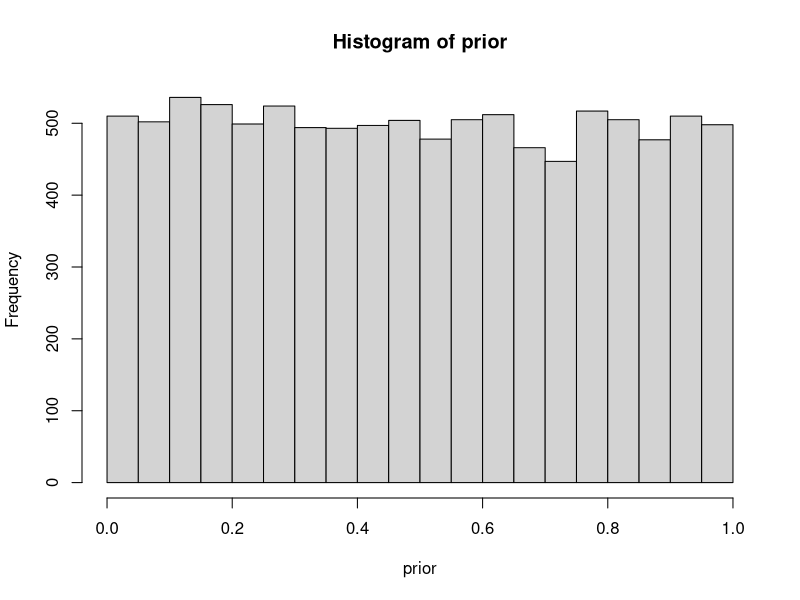
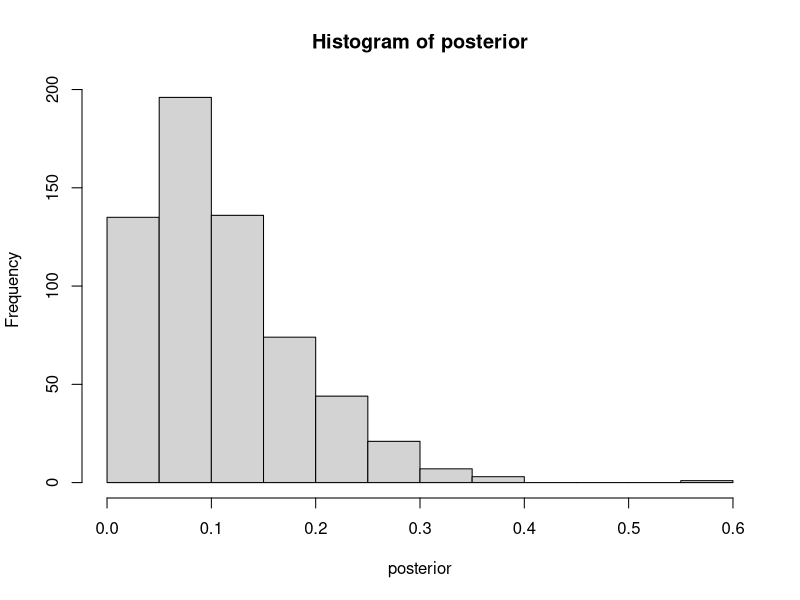

Recreate these plots in R, in order.
"
Question I) Build a Bayesian model that answers the question: 
What would the rate of sign-up be if method A was used on a larger number of people?
source: http://www.sumsar.net/files/posts/2017-bayesian-tutorial-exercises/modeling_exercise1.html
"

# Number of random draws from the prior
n_draws <- 10000

prior <- runif(n_draws, min = 0, max = 1)# Here you sample n_draws draws from the prior  
hist(prior) # It's always good to eyeball the prior to make sure it looks ok.

# Here you define the generative model
generative_model <- function(prob_of_success){
  success <-  1
  trials <-  16
  subscribers <- rbinom(n=success, size=trials, prob=prob_of_success)
  print(subscribers)
}

# Here you simulate data using the parameters from the prior and the 
# generative model
sim_data <- rep(0, n_draws)
for(i in 1:n_draws) {
  sim_data[i] <-  generative_model(prior[i])
}

observed_data = 1

# Here you filter off all draws that do not match the data.
posterior <- prior[sim_data == observed_data] 

hist(posterior) # Eyeball the posterior
length(posterior) # See that we got enought draws left after the filtering.
# There are no rules here, but you probably want to aim
# for >1000 draws.

# Now you can summarize the posterior, where a common summary is to take the mean
# or the median posterior, and perhaps a 95% quantile interval.
median(posterior)
quantile(posterior, c(0.025, 0.975))
